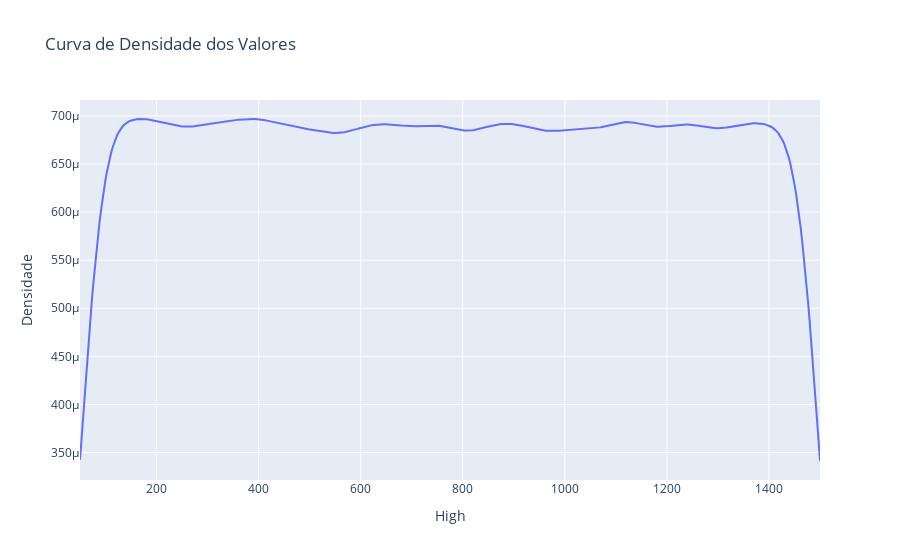

Notebook cell for this chart:
### Code cell
# Exemplo: contar quantos valores em 'coluna_a' são maiores que em 'coluna_b'
count = (df1['High'] > df1['Open']).sum()
print(count)
print((count/len(df1))*100)




from scipy.stats import gaussian_kde


x = df1['High'].dropna()  
kde = gaussian_kde(x)
x_range = np.linspace(x.min(), x.max(), 500)  
y_density = kde(x_range)  


fig = px.line(x=x_range, y=y_density, title='Curva de Densidade dos Valores', labels={'x': 'High', 'y': 'Densidade'})
fig.show()

### Figure 1 — Plotly figure (JSON) as saved in the notebook; plotly's stock layout.template omitted (floating-point values rounded to 4 significant figures; data arrays with more than 128 entries replaced by an {"elided": "..."} marker saying what was removed)
{"data": [{"hovertemplate": "High=%{x}<br>Densidade=%{y}<extra></extra>", "legendgroup": "", "line": {"color": "#636efa", "dash": "solid"}, "marker": {"symbol": "circle"}, "mode": "lines", "name": "", "orientation": "v", "showlegend": false, "type": "scatter", "x": {"elided": "500 float values"}, "xaxis": "x", "y": {"elided": "500 float values"}, "yaxis": "y"}], "layout": {"legend": {"tracegroupgap": 0}, "title": {"text": "Curva de Densidade dos Valores"}, "xaxis": {"anchor": "y", "domain": [0, 1], "title": {"text": "High"}}, "yaxis": {"anchor": "x", "domain": [0, 1], "title": {"text": "Densidade"}}}}
